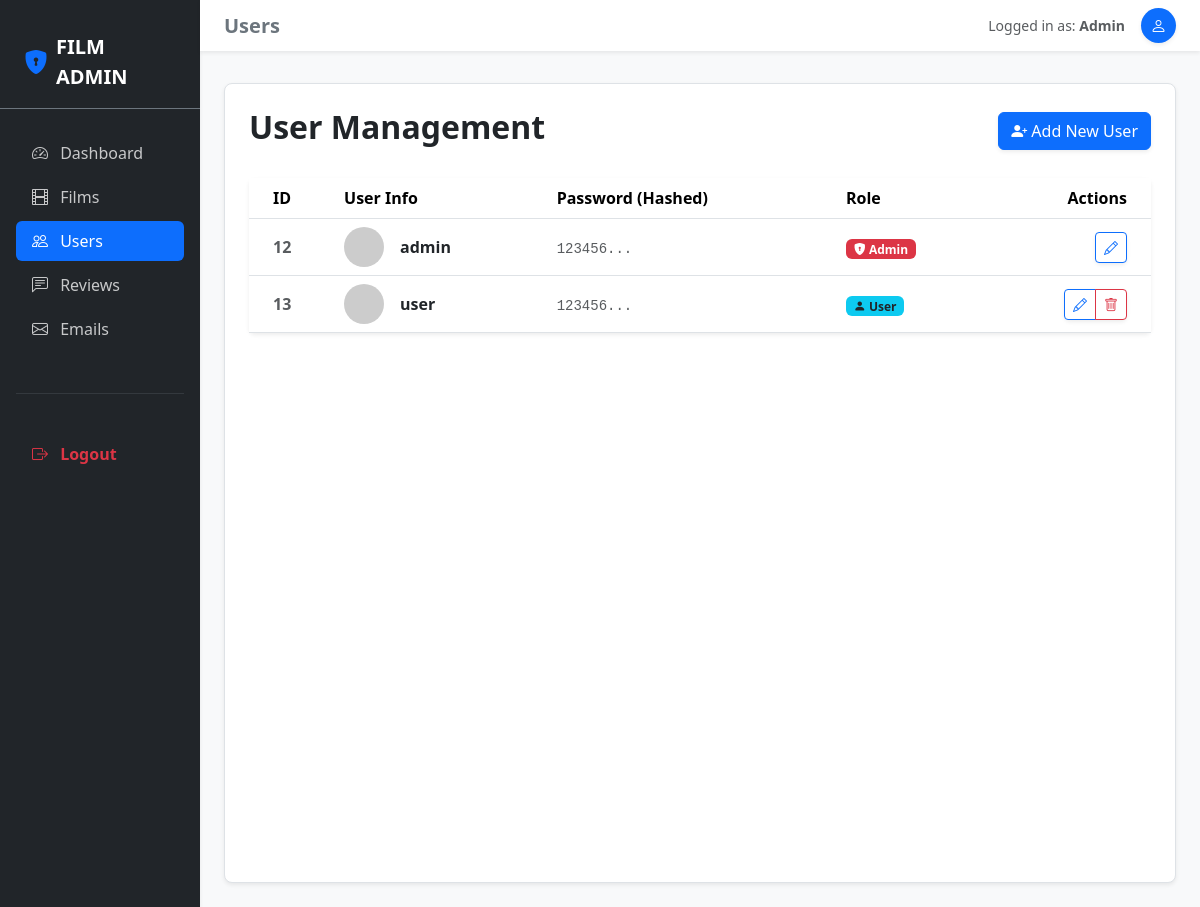
Screenshot of /admin.php?admin=1&page=users (signed in) with the database file from the repository.
### tables this page shows
CREATE TABLE `users` (
  `id` int(11) NOT NULL,
  `username` text NOT NULL,
  `password` text NOT NULL,
  `role` int(11) NOT NULL DEFAULT 0,
  `createdAt` int(11) NOT NULL
);

### controllers/admin/user.controller.php (called while the page is built, shortened)
<?php
require __DIR__ . "/../../services/user.service.php";
function listUserPageAdmin()
{
    try {
        $users = getAllUserService();
        include __DIR__ . "/../../views/pages/admin/users/list.html.php";
        include __DIR__ . "/../../views/layouts/admin.php";
    } catch (Error $e) {
        echo $e->getMessage();
    }
}

### models/User.php (called while the page is built, shortened)
<?php
require __DIR__ . "/../config/database.php";
function getAllUsers()
{
    global $pdo;
    $sql = "SELECT * FROM users;";
    $stmt = $pdo->query($sql);
    return $stmt->fetchAll();
}

### services/user.service.php (called while the page is built, shortened)
<?php
require __DIR__ . "/../models/User.php";
function getAllUserService()
{
    return getAllUsers();
}

### views/pages/admin/users/list.html.php (the view, shortened to what this page needs)
<div class="d-flex justify-content-between align-items-center mb-4">
    <h2 class="fw-bold text-dark">User Management</h2>
    <a href="admin.php?admin=1&page=users&action=create" class="btn btn-primary shadow-sm">
        <i class="bi bi-person-plus-fill"></i> Add New User
    </a>
</div>
<div class="card border-0 shadow-sm">
    <div class="card-body p-0">
        <div class="table-responsive">
            <table class="table table-hover align-middle mb-0">
                <thead class="bg-light">
                    <tr>
                        <th class="ps-4">ID</th>
                        <th>User Info</th>
                        <th>Password (Hashed)</th>
                        <th>Role</th>
                        <th class="text-end pe-4">Actions</th>
                    </tr>
                </thead>
                <tbody>
                    <?php foreach ($users ?? [] as $user): ?>
                        <tr>
                            <td class="ps-4 text-muted fw-bold"><?= htmlspecialchars($user["id"]) ?></td>
                            <td>
                                <div class="d-flex align-items-center">
                                    <img src="https://ui-avatars.com/api/?name=<?= urlencode($user["username"]) ?>&background=random"
                                         class="rounded-circle me-3" width="40" height="40">
                                    <div class="fw-bold text-dark"><?= htmlspecialchars($user["username"]) ?></div>
                                </div>
                            </td>
                            <td>
                                <code class="text-muted small">
                                    <?= substr(htmlspecialchars($user["password"]), 0, 15) ?>...
                                </code>
                            </td>
                            <td>
                                <?php if ($user["role"] == 1): ?>
                                    <span class="badge bg-danger">
                                        <i class="bi bi-shield-lock-fill"></i> Admin
                                    </span>
                                <?php else: ?>
                                    <span class="badge bg-info text-dark">
                                        <i class="bi bi-person-fill"></i> User
                                    </span>
                                <?php endif; ?>
                            </td>
                            <td class="text-end pe-4">
                                <div class="btn-group shadow-sm">
                                    <a href="admin.php?admin=<?= $_SESSION["user"]["role"] ?>&page=users&action=edit&id=<?= htmlspecialchars($user["id"]) ?>"
                                       class="btn btn-sm btn-outline-primary" title="Edit">
                                       <i class="bi bi-pencil"></i>
                                    </a>
                                    <?php if ($user["username"] !== $_SESSION["user"]["username"]): ?>
                                        <a href="admin.php?admin=<?= $_SESSION["user"]["role"] ?>&page=users&action=delete&id=<?= htmlspecialchars($user["id"]) ?>"
                                           class="btn btn-sm btn-outline-danger"
                                           onclick="return confirm('Are you sure you want to delete this user?')" title="Delete">
                                           <i class="bi bi-trash"></i>
                                        </a>
                                    <?php endif; ?>
                                </div>
                            </td>
                        </tr>
                    <?php endforeach; ?>
                </tbody>
            </table>
        </div>
    </div>
</div>

### rows the page displays
users: id "12", username "admin", password "123456", role 1 (drawn)
users: id "13", username "user", password "123456", role 0 (drawn)

### other values shown
$header "Users"
